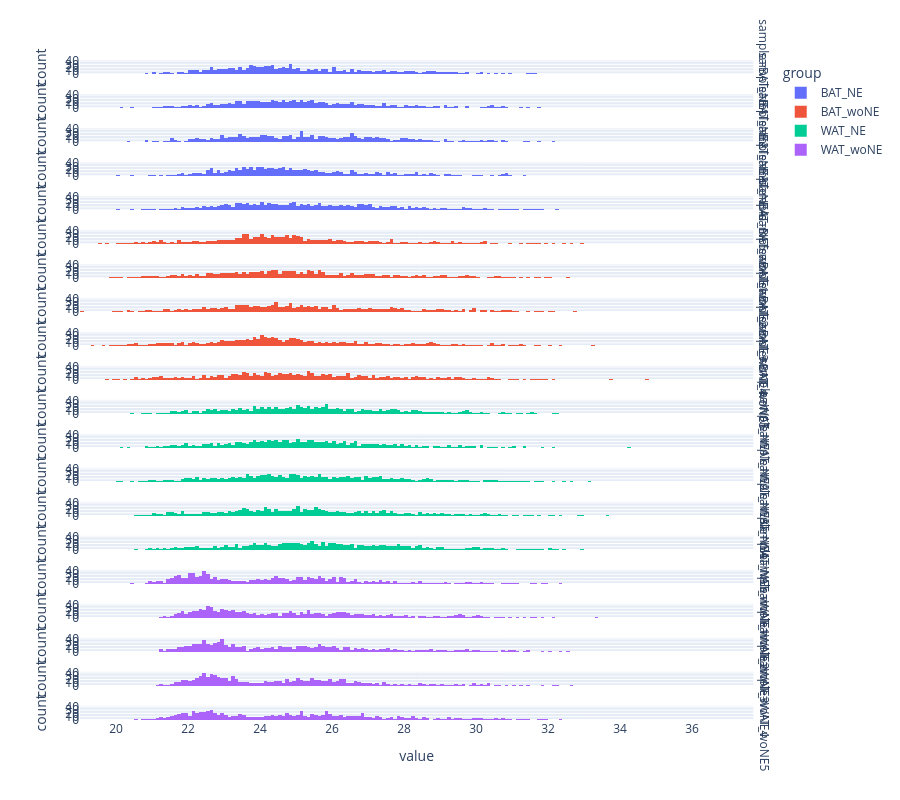

Notebook cell for this chart:
### Code cell
aux = processed_data.sort_values(by='sample').set_index(['group', 'sample']).stack().reset_index()
aux.columns = ['group', 'sample', 'identifier', 'value']
plot = viz.get_histogram(aux, identifier='histogram', args={'x':'value', 'color':'group', 'facet_row':'sample', 'title':'Facet Grid Plot'})
iplot(plot.figure)
viz.save_DASH_plot(plot, name='processed_data_distplot', plot_format='svg', directory=analysis_dir)

### Figure 1 — Plotly figure (JSON) as saved in the notebook; plotly's stock layout.template omitted (floating-point values rounded to 4 significant figures; data arrays with more than 128 entries replaced by an {"elided": "..."} marker saying what was removed)
{"data": [{"alignmentgroup": "True", "bingroup": "x", "hovertemplate": "group=BAT_NE<br>sample=BAT_NE1<br>value=%{x}<br>count=%{y}<extra></extra>", "legendgroup": "BAT_NE", "marker": {"color": "#636efa"}, "name": "BAT_NE", "offsetgroup": "BAT_NE", "orientation": "v", "showlegend": true, "type": "histogram", "x": {"elided": "1167 float values"}, "xaxis": "x20", "yaxis": "y20"}, {"alignmentgroup": "True", "bingroup": "x", "hovertemplate": "group=BAT_NE<br>sample=BAT_NE2<br>value=%{x}<br>count=%{y}<extra></extra>", "legendgroup": "BAT_NE", "marker": {"color": "#636efa"}, "name": "BAT_NE", "offsetgroup": "BAT_NE", "orientation": "v", "showlegend": false, "type": "histogram", "x": {"elided": "1167 float values"}, "xaxis": "x19", "yaxis": "y19"}, {"alignmentgroup": "True", "bingroup": "x", "hovertemplate": "group=BAT_NE<br>sample=BAT_NE3<br>value=%{x}<br>count=%{y}<extra></extra>", "legendgroup": "BAT_NE", "marker": {"color": "#636efa"}, "name": "BAT_NE", "offsetgroup": "BAT_NE", "orientation": "v", "showlegend": false, "type": "histogram", "x": {"elided": "1167 float values"}, "xaxis": "x18", "yaxis": "y18"}, {"alignmentgroup": "True", "bingroup": "x", "hovertemplate": "group=BAT_NE<br>sample=BAT_NE4<br>value=%{x}<br>count=%{y}<extra></extra>", "legendgroup": "BAT_NE", "marker": {"color": "#636efa"}, "name": "BAT_NE", "offsetgroup": "BAT_NE", "orientation": "v", "showlegend": false, "type": "histogram", "x": {"elided": "1167 float values"}, "xaxis": "x17", "yaxis": "y17"}, {"alignmentgroup": "True", "bingroup": "x", "hovertemplate": "group=BAT_NE<br>sample=BAT_NE5<br>value=%{x}<br>count=%{y}<extra></extra>", "legendgroup": "BAT_NE", "marker": {"color": "#636efa"}, "name": "BAT_NE", "offsetgroup": "BAT_NE", "orientation": "v", "showlegend": false, "type": "histogram", "x": {"elided": "1167 float values"}, "xaxis": "x16", "yaxis": "y16"}, {"alignmentgroup": "True", "bingroup": "x", "hovertemplate": "group=BAT_woNE<br>sample=BAT_woNE1<br>value=%{x}<br>count=%{y}<extra></extra>", "legendgroup": "BAT_woNE", "marker": {"color": "#EF553B"}, "name": "BAT_woNE", "offsetgroup": "BAT_woNE", "orientation": "v", "showlegend": true, "type": "histogram", "x": {"elided": "1167 float values"}, "xaxis": "x15", "yaxis": "y15"}, {"alignmentgroup": "True", "bingroup": "x", "hovertemplate": "group=BAT_woNE<br>sample=BAT_woNE2<br>value=%{x}<br>count=%{y}<extra></extra>", "legendgroup": "BAT_woNE", "marker": {"color": "#EF553B"}, "name": "BAT_woNE", "offsetgroup": "BAT_woNE", "orientation": "v", "showlegend": false, "type": "histogram", "x": {"elided": "1167 float values"}, "xaxis": "x14", "yaxis": "y14"}, {"alignmentgroup": "True", "bingroup": "x", "hovertemplate": "group=BAT_woNE<br>sample=BAT_woNE3<br>value=%{x}<br>count=%{y}<extra></extra>", "legendgroup": "BAT_woNE", "marker": {"color": "#EF553B"}, "name": "BAT_woNE", "offsetgroup": "BAT_woNE", "orientation": "v", "showlegend": false, "type": "histogram", "x": {"elided": "1167 float values"}, "xaxis": "x13", "yaxis": "y13"}, {"alignmentgroup": "True", "bingroup": "x", "hovertemplate": "group=BAT_woNE<br>sample=BAT_woNE4<br>value=%{x}<br>count=%{y}<extra></extra>", "legendgroup": "BAT_woNE", "marker": {"color": "#EF553B"}, "name": "BAT_woNE", "offsetgroup": "BAT_woNE", "orientation": "v", "showlegend": false, "type": "histogram", "x": {"elided": "1167 float values"}, "xaxis": "x12", "yaxis": "y12"}, {"alignmentgroup": "True", "bingroup": "x", "hovertemplate": "group=BAT_woNE<br>sample=BAT_woNE5<br>value=%{x}<br>count=%{y}<extra></extra>", "legendgroup": "BAT_woNE", "marker": {"color": "#EF553B"}, "name": "BAT_woNE", "offsetgroup": "BAT_woNE", "orientation": "v", "showlegend": false, "type": "histogram", "x": {"elided": "1167 float values"}, "xaxis": "x11", "yaxis": "y11"}, {"alignmentgroup": "True", "bingroup": "x", "hovertemplate": "group=WAT_NE<br>sample=WAT_NE1<br>value=%{x}<br>count=%{y}<extra></extra>", "legendgroup": "WAT_NE", "marker": {"color": "#00cc96"}, "name": "WAT_NE", "offsetgroup": "WAT_NE", "orientation": "v", "showlegend": true, "type": "histogram", "x": {"elided": "1167 float values"}, "xaxis": "x10", "yaxis": "y10"}, {"alignmentgroup": "True", "bingroup": "x", "hovertemplate": "group=WAT_NE<br>sample=WAT_NE2<br>value=%{x}<br>count=%{y}<extra></extra>", "legendgroup": "WAT_NE", "marker": {"color": "#00cc96"}, "name": "WAT_NE", "offsetgroup": "WAT_NE", "orientation": "v", "showlegend": false, "type": "histogram", "x": {"elided": "1167 float values"}, "xaxis": "x9", "yaxis": "y9"}, {"alignmentgroup": "True", "bingroup": "x", "hovertemplate": "group=WAT_NE<br>sample=WAT_NE3<br>value=%{x}<br>count=%{y}<extra></extra>", "legendgroup": "WAT_NE", "marker": {"color": "#00cc96"}, "name": "WAT_NE", "offsetgroup": "WAT_NE", "orientation": "v", "showlegend": false, "type": "histogram", "x": {"elided": "1167 float values"}, "xaxis": "x8", "yaxis": "y8"}, {"alignmentgroup": "True", "bingroup": "x", "hovertemplate": "group=WAT_NE<br>sample=WAT_NE4<br>value=%{x}<br>count=%{y}<extra></extra>", "legendgroup": "WAT_NE", "marker": {"color": "#00cc96"}, "name": "WAT_NE", "offsetgroup": "WAT_NE", "orientation": "v", "showlegend": false, "type": "histogram", "x": {"elided": "1167 float values"}, "xaxis": "x7", "yaxis": "y7"}, {"alignmentgroup": "True", "bingroup": "x", "hovertemplate": "group=WAT_NE<br>sample=WAT_NE5<br>value=%{x}<br>count=%{y}<extra></extra>", "legendgroup": "WAT_NE", "marker": {"color": "#00cc96"}, "name": "WAT_NE", "offsetgroup": "WAT_NE", "orientation": "v", "showlegend": false, "type": "histogram", "x": {"elided": "1167 float values"}, "xaxis": "x6", "yaxis": "y6"}, {"alignmentgroup": "True", "bingroup": "x", "hovertemplate": "group=WAT_woNE<br>sample=WAT_woNE1<br>value=%{x}<br>count=%{y}<extra></extra>", "legendgroup": "WAT_woNE", "marker": {"color": "#ab63fa"}, "name": "WAT_woNE", "offsetgroup": "WAT_woNE", "orientation": "v", "showlegend": true, "type": "histogram", "x": {"elided": "1167 float values"}, "xaxis": "x5", "yaxis": "y5"}, {"alignmentgroup": "True", "bingroup": "x", "hovertemplate": "group=WAT_woNE<br>sample=WAT_woNE2<br>value=%{x}<br>count=%{y}<extra></extra>", "legendgroup": "WAT_woNE", "marker": {"color": "#ab63fa"}, "name": "WAT_woNE", "offsetgroup": "WAT_woNE", "orientation": "v", "showlegend": false, "type": "histogram", "x": {"elided": "1167 float values"}, "xaxis": "x4", "yaxis": "y4"}, {"alignmentgroup": "True", "bingroup": "x", "hovertemplate": "group=WAT_woNE<br>sample=WAT_woNE3<br>value=%{x}<br>count=%{y}<extra></extra>", "legendgroup": "WAT_woNE", "marker": {"color": "#ab63fa"}, "name": "WAT_woNE", "offsetgroup": "WAT_woNE", "orientation": "v", "showlegend": false, "type": "histogram", "x": {"elided": "1167 float values"}, "xaxis": "x3", "yaxis": "y3"}, {"alignmentgroup": "True", "bingroup": "x", "hovertemplate": "group=WAT_woNE<br>sample=WAT_woNE4<br>value=%{x}<br>count=%{y}<extra></extra>", "legendgroup": "WAT_woNE", "marker": {"color": "#ab63fa"}, "name": "WAT_woNE", "offsetgroup": "WAT_woNE", "orientation": "v", "showlegend": false, "type": "histogram", "x": {"elided": "1167 float values"}, "xaxis": "x2", "yaxis": "y2"}, {"alignmentgroup": "True", "bingroup": "x", "hovertemplate": "group=WAT_woNE<br>sample=WAT_woNE5<br>value=%{x}<br>count=%{y}<extra></extra>", "legendgroup": "WAT_woNE", "marker": {"color": "#ab63fa"}, "name": "WAT_woNE", "offsetgroup": "WAT_woNE", "orientation": "v", "showlegend": false, "type": "histogram", "x": {"elided": "1167 float values"}, "xaxis": "x", "yaxis": "y"}], "layout": {"annotations": [{"showarrow": false, "text": "sample=WAT_woNE5", "textangle": 90, "x": 0.98, "xanchor": "left", "xref": "paper", "y": 0.01075, "yanchor": "middle", "yref": "paper"}, {"showarrow": false, "text": "sample=WAT_woNE4", "textangle": 90, "x": 0.98, "xanchor": "left", "xref": "paper", "y": 0.06225, "yanchor": "middle", "yref": "paper"}, {"showarrow": false, "text": "sample=WAT_woNE3", "textangle": 90, "x": 0.98, "xanchor": "left", "xref": "paper", "y": 0.1138, "yanchor": "middle", "yref": "paper"}, {"showarrow": false, "text": "sample=WAT_woNE2", "textangle": 90, "x": 0.98, "xanchor": "left", "xref": "paper", "y": 0.1653, "yanchor": "middle", "yref": "paper"}, {"showarrow": false, "text": "sample=WAT_woNE1", "textangle": 90, "x": 0.98, "xanchor": "left", "xref": "paper", "y": 0.2168, "yanchor": "middle", "yref": "paper"}, {"showarrow": false, "text": "sample=WAT_NE5", "textangle": 90, "x": 0.98, "xanchor": "left", "xref": "paper", "y": 0.2682, "yanchor": "middle", "yref": "paper"}, {"showarrow": false, "text": "sample=WAT_NE4", "textangle": 90, "x": 0.98, "xanchor": "left", "xref": "paper", "y": 0.3198, "yanchor": "middle", "yref": "paper"}, {"showarrow": false, "text": "sample=WAT_NE3", "textangle": 90, "x": 0.98, "xanchor": "left", "xref": "paper", "y": 0.3713, "yanchor": "middle", "yref": "paper"}, {"showarrow": false, "text": "sample=WAT_NE2", "textangle": 90, "x": 0.98, "xanchor": "left", "xref": "paper", "y": 0.4228, "yanchor": "middle", "yref": "paper"}, {"showarrow": false, "text": "sample=WAT_NE1", "textangle": 90, "x": 0.98, "xanchor": "left", "xref": "paper", "y": 0.4743, "yanchor": "middle", "yref": "paper"}, {"showarrow": false, "text": "sample=BAT_woNE5", "textangle": 90, "x": 0.98, "xanchor": "left", "xref": "paper", "y": 0.5258, "yanchor": "middle", "yref": "paper"}, {"showarrow": false, "text": "sample=BAT_woNE4", "textangle": 90, "x": 0.98, "xanchor": "left", "xref": "paper", "y": 0.5773, "yanchor": "middle", "yref": "paper"}, {"showarrow": false, "text": "sample=BAT_woNE3", "textangle": 90, "x": 0.98, "xanchor": "left", "xref": "paper", "y": 0.6288, "yanchor": "middle", "yref": "paper"}, {"showarrow": false, "text": "sample=BAT_woNE2", "textangle": 90, "x": 0.98, "xanchor": "left", "xref": "paper", "y": 0.6803, "yanchor": "middle", "yref": "paper"}, {"showarrow": false, "text": "sample=BAT_woNE1", "textangle": 90, "x": 0.98, "xanchor": "left", "xref": "paper", "y": 0.7318, "yanchor": "middle", "yref": "paper"}, {"showarrow": false, "text": "sample=BAT_NE5", "textangle": 90, "x": 0.98, "xanchor": "left", "xref": "paper", "y": 0.7833, "yanchor": "middle", "yref": "paper"}, {"showarrow": false, "text": "sample=BAT_NE4", "textangle": 90, "x": 0.98, "xanchor": "left", "xref": "paper", "y": 0.8348, "yanchor": "middle", "yref": "paper"}, {"showarrow": false, "text": "sample=BAT_NE3", "textangle": 90, "x": 0.98, "xanchor": "left", "xref": "paper", "y": 0.8863, "yanchor": "middle", "yref": "paper"}, {"showarrow": false, "text": "sample=BAT_NE2", "textangle": 90, "x": 0.98, "xanchor": "left", "xref": "paper", "y": 0.9378, "yanchor": "middle", "yref": "paper"}, {"showarrow": false, "text": "sample=BAT_NE1", "textangle": 90, "x": 0.98, "xanchor": "left", "xref": "paper", "y": 0.9893, "yanchor": "middle", "yref": "paper"}], "barmode": "relative", "height": 800, "legend": {"title": {"text": "group"}, "tracegroupgap": 0}, "margin": {"t": 60}, "xaxis": {"anchor": "y", "domain": [0, 0.98], "title": {"text": "value"}}, "xaxis10": {"anchor": "y10", "domain": [0, 0.98], "matches": "x", "showticklabels": false}, "xaxis11": {"anchor": "y11", "domain": [0, 0.98], "matches": "x", "showticklabels": false}, "xaxis12": {"anchor": "y12", "domain": [0, 0.98], "matches": "x", "showticklabels": false}, "xaxis13": {"anchor": "y13", "domain": [0, 0.98], "matches": "x", "showticklabels": false}, "xaxis14": {"anchor": "y14", "domain": [0, 0.98], "matches": "x", "showticklabels": false}, "xaxis15": {"anchor": "y15", "domain": [0, 0.98], "matches": "x", "showticklabels": false}, "xaxis16": {"anchor": "y16", "domain": [0, 0.98], "matches": "x", "showticklabels": false}, "xaxis17": {"anchor": "y17", "domain": [0, 0.98], "matches": "x", "showticklabels": false}, "xaxis18": {"anchor": "y18", "domain": [0, 0.98], "matches": "x", "showticklabels": false}, "xaxis19": {"anchor": "y19", "domain": [0, 0.98], "matches": "x", "showticklabels": false}, "xaxis2": {"anchor": "y2", "domain": [0, 0.98], "matches": "x", "showticklabels": false}, "xaxis20": {"anchor": "y20", "domain": [0, 0.98], "matches": "x", "showticklabels": false}, "xaxis3": {"anchor": "y3", "domain": [0, 0.98], "matches": "x", "showticklabels": false}, "xaxis4": {"anchor": "y4", "domain": [0, 0.98], "matches": "x", "showticklabels": false}, "xaxis5": {"anchor": "y5", "domain": [0, 0.98], "matches": "x", "showticklabels": false}, "xaxis6": {"anchor": "y6", "domain": [0, 0.98], "matches": "x", "showticklabels": false}, "xaxis7": {"anchor": "y7", "domain": [0, 0.98], "matches": "x", "showticklabels": false}, "xaxis8": {"anchor": "y8", "domain": [0, 0.98], "matches": "x", "showticklabels": false}, "xaxis9": {"anchor": "y9", "domain": [0, 0.98], "matches": "x", "showticklabels": false}, "yaxis": {"anchor": "x", "domain": [0, 0.0215], "title": {"text": "count"}}, "yaxis10": {"anchor": "x10", "domain": [0.4635, 0.485], "matches": "y", "title": {"text": "count"}}, "yaxis11": {"anchor": "x11", "domain": [0.515, 0.5365], "matches": "y", "title": {"text": "count"}}, "yaxis12": {"anchor": "x12", "domain": [0.5665, 0.588], "matches": "y", "title": {"text": "count"}}, "yaxis13": {"anchor": "x13", "domain": [0.618, 0.6395], "matches": "y", "title": {"text": "count"}}, "yaxis14": {"anchor": "x14", "domain": [0.6695, 0.691], "matches": "y", "title": {"text": "count"}}, "yaxis15": {"anchor": "x15", "domain": [0.721, 0.7425], "matches": "y", "title": {"text": "count"}}, "yaxis16": {"anchor": "x16", "domain": [0.7725, 0.794], "matches": "y", "title": {"text": "count"}}, "yaxis17": {"anchor": "x17", "domain": [0.824, 0.8455], "matches": "y", "title": {"text": "count"}}, "yaxis18": {"anchor": "x18", "domain": [0.8755, 0.897], "matches": "y", "title": {"text": "count"}}, "yaxis19": {"anchor": "x19", "domain": [0.927, 0.9485], "matches": "y", "title": {"text": "count"}}, "yaxis2": {"anchor": "x2", "domain": [0.0515, 0.073], "matches": "y", "title": {"text": "count"}}, "yaxis20": {"anchor": "x20", "domain": [0.9785, 1], "matches": "y", "title": {"text": "count"}}, "yaxis3": {"anchor": "x3", "domain": [0.103, 0.1245], "matches": "y", "title": {"text": "count"}}, "yaxis4": {"anchor": "x4", "domain": [0.1545, 0.176], "matches": "y", "title": {"text": "count"}}, "yaxis5": {"anchor": "x5", "domain": [0.206, 0.2275], "matches": "y", "title": {"text": "count"}}, "yaxis6": {"anchor": "x6", "domain": [0.2575, 0.279], "matches": "y", "title": {"text": "count"}}, "yaxis7": {"anchor": "x7", "domain": [0.309, 0.3305], "matches": "y", "title": {"text": "count"}}, "yaxis8": {"anchor": "x8", "domain": [0.3605, 0.382], "matches": "y", "title": {"text": "count"}}, "yaxis9": {"anchor": "x9", "domain": [0.412, 0.4335], "matches": "y", "title": {"text": "count"}}}}
